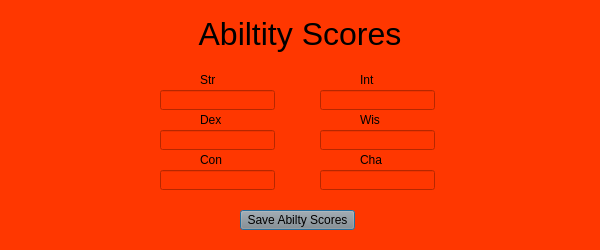
<?xml version="1.0" encoding="UTF-8"?>
<ui version="4.0">
 <class>Add_Monster_Ability_Scores</class>
 <widget class="QDialog" name="Add_Monster_Ability_Scores">
  <property name="geometry">
   <rect>
    <x>0</x>
    <y>0</y>
    <width>600</width>
    <height>250</height>
   </rect>
  </property>
  <property name="windowTitle">
   <string>Monster Ability Scores</string>
  </property>
  <property name="styleSheet">
   <string notr="true">background-color: rgba(255, 55, 0, 255);</string>
  </property>
  <widget class="QLabel" name="Main_Menu_Label">
   <property name="geometry">
    <rect>
     <x>100</x>
     <y>10</y>
     <width>400</width>
     <height>50</height>
    </rect>
   </property>
   <property name="text">
    <string>&lt;html&gt;&lt;head/&gt;&lt;body&gt;&lt;p align=&quot;center&quot;&gt;&lt;span style=&quot; font-size:24pt;&quot;&gt;Abiltity Scores&lt;/span&gt;&lt;/p&gt;&lt;/body&gt;&lt;/html&gt;</string>
   </property>
  </widget>
  <widget class="QLineEdit" name="Ability_Scores_Int">
   <property name="geometry">
    <rect>
     <x>320</x>
     <y>90</y>
     <width>115</width>
     <height>20</height>
    </rect>
   </property>
  </widget>
  <widget class="QLabel" name="label_2">
   <property name="geometry">
    <rect>
     <x>200</x>
     <y>70</y>
     <width>40</width>
     <height>20</height>
    </rect>
   </property>
   <property name="text">
    <string>&lt;html&gt;&lt;head/&gt;&lt;body&gt;&lt;p&gt;Str&lt;/p&gt;&lt;/body&gt;&lt;/html&gt;</string>
   </property>
  </widget>
  <widget class="QLabel" name="label">
   <property name="geometry">
    <rect>
     <x>200</x>
     <y>110</y>
     <width>40</width>
     <height>20</height>
    </rect>
   </property>
   <property name="text">
    <string>&lt;html&gt;&lt;head/&gt;&lt;body&gt;&lt;p&gt;Dex&lt;/p&gt;&lt;/body&gt;&lt;/html&gt;</string>
   </property>
  </widget>
  <widget class="QLabel" name="label_5">
   <property name="geometry">
    <rect>
     <x>360</x>
     <y>70</y>
     <width>40</width>
     <height>20</height>
    </rect>
   </property>
   <property name="text">
    <string>&lt;html&gt;&lt;head/&gt;&lt;body&gt;&lt;p&gt;Int&lt;/p&gt;&lt;/body&gt;&lt;/html&gt;</string>
   </property>
  </widget>
  <widget class="QLineEdit" name="Ability_Scores_Con">
   <property name="geometry">
    <rect>
     <x>160</x>
     <y>170</y>
     <width>115</width>
     <height>20</height>
    </rect>
   </property>
  </widget>
  <widget class="QLineEdit" name="Ability_Scores_Str">
   <property name="geometry">
    <rect>
     <x>160</x>
     <y>90</y>
     <width>115</width>
     <height>20</height>
    </rect>
   </property>
  </widget>
  <widget class="QLabel" name="label_6">
   <property name="geometry">
    <rect>
     <x>360</x>
     <y>110</y>
     <width>40</width>
     <height>20</height>
    </rect>
   </property>
   <property name="text">
    <string>&lt;html&gt;&lt;head/&gt;&lt;body&gt;&lt;p&gt;Wis&lt;/p&gt;&lt;/body&gt;&lt;/html&gt;</string>
   </property>
  </widget>
  <widget class="QLineEdit" name="Ability_Scores_Dex">
   <property name="geometry">
    <rect>
     <x>160</x>
     <y>130</y>
     <width>115</width>
     <height>20</height>
    </rect>
   </property>
  </widget>
  <widget class="QPushButton" name="Abilty_Scores_Save_Abilty_Scores_Button">
   <property name="geometry">
    <rect>
     <x>240</x>
     <y>210</y>
     <width>115</width>
     <height>20</height>
    </rect>
   </property>
   <property name="styleSheet">
    <string notr="true">background-color: rgb(140, 140, 140);</string>
   </property>
   <property name="text">
    <string>Save Abilty Scores</string>
   </property>
  </widget>
  <widget class="QLineEdit" name="Ability_Scores_Wis">
   <property name="geometry">
    <rect>
     <x>320</x>
     <y>130</y>
     <width>115</width>
     <height>20</height>
    </rect>
   </property>
  </widget>
  <widget class="QLabel" name="label_3">
   <property name="geometry">
    <rect>
     <x>200</x>
     <y>150</y>
     <width>40</width>
     <height>20</height>
    </rect>
   </property>
   <property name="text">
    <string>&lt;html&gt;&lt;head/&gt;&lt;body&gt;&lt;p&gt;Con&lt;/p&gt;&lt;/body&gt;&lt;/html&gt;</string>
   </property>
  </widget>
  <widget class="QLineEdit" name="Ability_Scores_Cha">
   <property name="geometry">
    <rect>
     <x>320</x>
     <y>170</y>
     <width>115</width>
     <height>20</height>
    </rect>
   </property>
  </widget>
  <widget class="QLabel" name="label_7">
   <property name="geometry">
    <rect>
     <x>360</x>
     <y>150</y>
     <width>40</width>
     <height>20</height>
    </rect>
   </property>
   <property name="text">
    <string>&lt;html&gt;&lt;head/&gt;&lt;body&gt;&lt;p&gt;Cha&lt;/p&gt;&lt;/body&gt;&lt;/html&gt;</string>
   </property>
  </widget>
 </widget>
 <resources/>
 <connections>
  <connection>
   <sender>Abilty_Scores_Save_Abilty_Scores_Button</sender>
   <signal>clicked()</signal>
   <receiver>Add_Monster_Ability_Scores</receiver>
   <slot>Add_Monster_Abilty_Scores_Save_DB()</slot>
   <hints>
    <hint type="sourcelabel">
     <x>344</x>
     <y>216</y>
    </hint>
    <hint type="destinationlabel">
     <x>1434</x>
     <y>278</y>
    </hint>
   </hints>
  </connection>
 </connections>
 <slots>
  <slot>Add_Monster_Abilty_Scores_Save_DB()</slot>
 </slots>
</ui>
